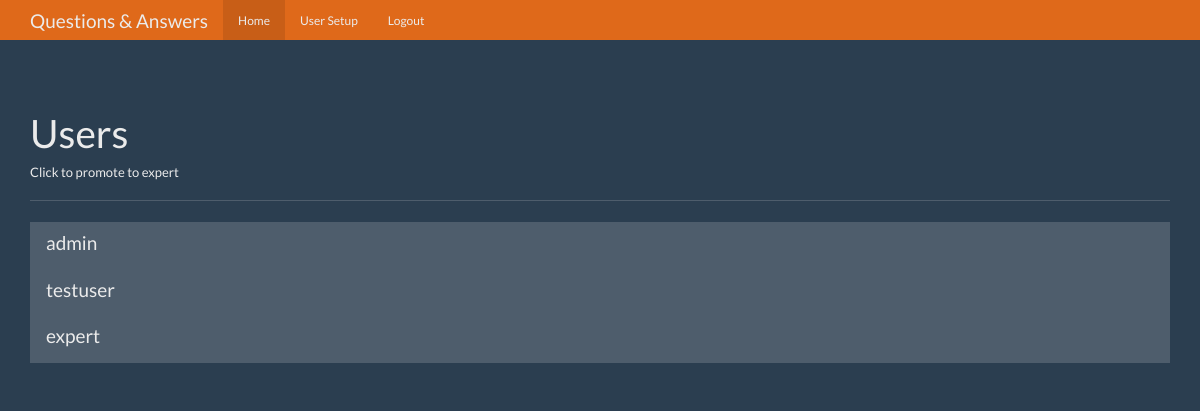
The page /users (signed in) on the database as committed earlier.
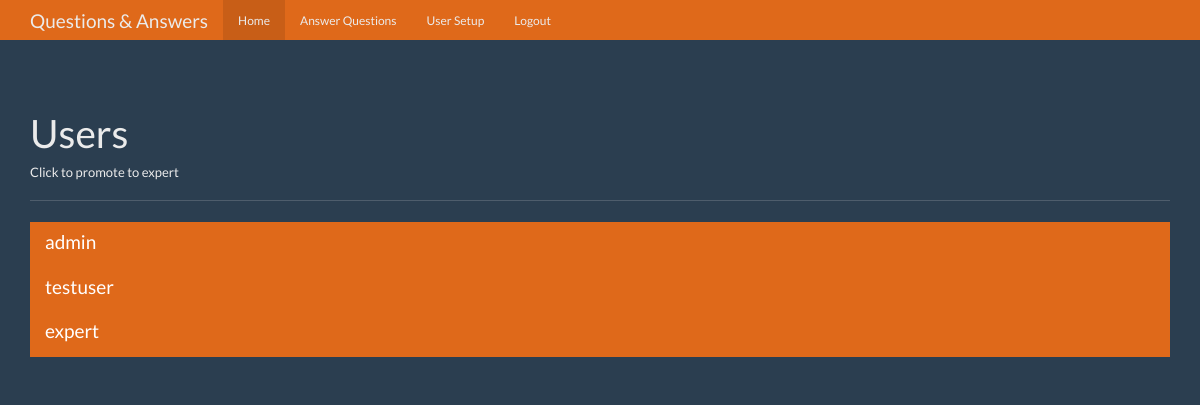
The same page on the database as committed later.
### tables this page shows
CREATE TABLE users (
    id integer primary key autoincrement,
    name text not null,
    password text not null,
    expert boolean not null,
    admin boolean not null
);

### app.py (the view)
@app.route('/users')
def users():
    user = get_current_user()
    db = get_db()
    users_cur = db.execute("SELECT id, name, expert, admin FROM users")
    users_results = users_cur.fetchall()
    return render_template('users.html', user=user, users=users_results)

### app.py (called while the page is built)
def get_current_user():
    user_result = None
    if 'user' in session:
        user = session['user']
        db = get_db()
        user_cur = db.execute('SELECT * FROM users WHERE name = ?', [user])
        user_result = user_cur.fetchone()
    return user_result

### database.py (called while the page is built)
def connect_db():
    sql= sqlite3.connect('questions.db')
    sql.row_factory = sqlite3.Row # Results will be returned as dictionaries instead of tuples
    return sql

def get_db():
    if not hasattr(g, 'sqlite3_db'):
        g.sqlite_db = connect_db()
    return g.sqlite_db

### templates/users.html (shortened to what this page needs)
<!DOCTYPE html>
<html lang="en">
  <head>
    <link href="{{ url_for('static', filename='bootstrap.min.css') }}" rel="stylesheet">
    <link href="{{ url_for('static', filename='theme.css') }}" rel="stylesheet">
  </head>
  <body>
    <nav class="navbar navbar-inverse navbar-fixed-top">
      <div class="container">
        <div class="navbar-header">
          <a class="navbar-brand" href="#">Questions & Answers</a>
        </div>
        <div id="navbar" class="navbar-collapse collapse">
          <ul class="nav navbar-nav">
            <li class="active"><a href="{{ url_for('index') }}">Home</a></li>
            {% if user and user['expert'] == 1 %}
              <li><a href="{{ url_for('answer') }}">Answer Questions</a></li>
            {% endif %}
            {% if user and user['admin'] == 1 %}
              <li><a href="{{ url_for('users') }}">User Setup</a></li>
            {% endif %}
            {% if user %}
              <li><a href="{{ url_for('logout') }}">Logout</a></li>
            {% endif %}
          </ul>
        </div>
      </div>
    </nav>
    <div class="container theme-showcase" role="main">
      <div class="page-header">
        <h1>Users</h1>
        <h6>Click to promote to expert</h6>
      </div>
      <div class="row">
        <div class="col-lg-12">
          <div class="list-group">
            {% for user in users %}
              <a href="{{ url_for('promote', user_id=user['id']) }}" class="list-group-item {% if user['expert'] == 1 %} active {% endif %}">
                <h4 class="list-group-item-heading">{{ user.name }}</h4>
              </a>
            {% endfor %}
          </div>
        </div>
      </div>
    </div>
  </body>
</html>

### static/theme.css (style rules this page uses)
body { padding-top: 70px; padding-bottom: 30px; }

Rows that differ between the two databases and show on the page:
changed users "admin": expert False → True (drawn)
changed users "testuser": expert False → True (drawn)
changed users "expert": expert False → True (drawn)
Other text that changed with them:
text now shown: "Answer Questions"
